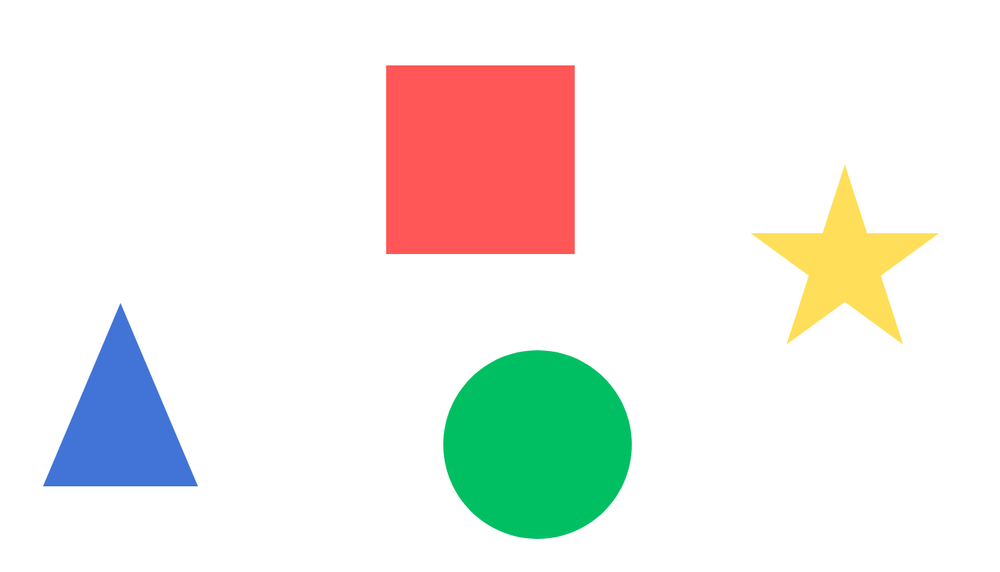
#> input picture images/shapes.png, 1000 x 572 px, shrunk from 1331 x 761 before the run
$ python CV-home5.py
#> lines starting #> are read from the running program, lines starting #| are printed output that depends on the picture; after the words box and inside, x2 and y2 are one past the last pixel; in counts of white or black regions, pixels touching at a corner belong together
import cv2
import numpy as np

img = cv2.imread("images/shapes.png")
#> img is the input picture: shape (572, 1000, 3); mean B, G, R 232.7, 237.3, 237.8
img_copy = img.copy()

blur = cv2.GaussianBlur(img, (5, 5), 2)
hsv = cv2.cvtColor(blur, cv2.COLOR_BGR2HSV)
#> hsv: shape (572, 1000, 3); mean H, S, V 7.6, 30.5, 250.9

lower = np.array([0, 50, 50])
upper = np.array([179, 255, 255])
mask = cv2.inRange(hsv, lower, upper)
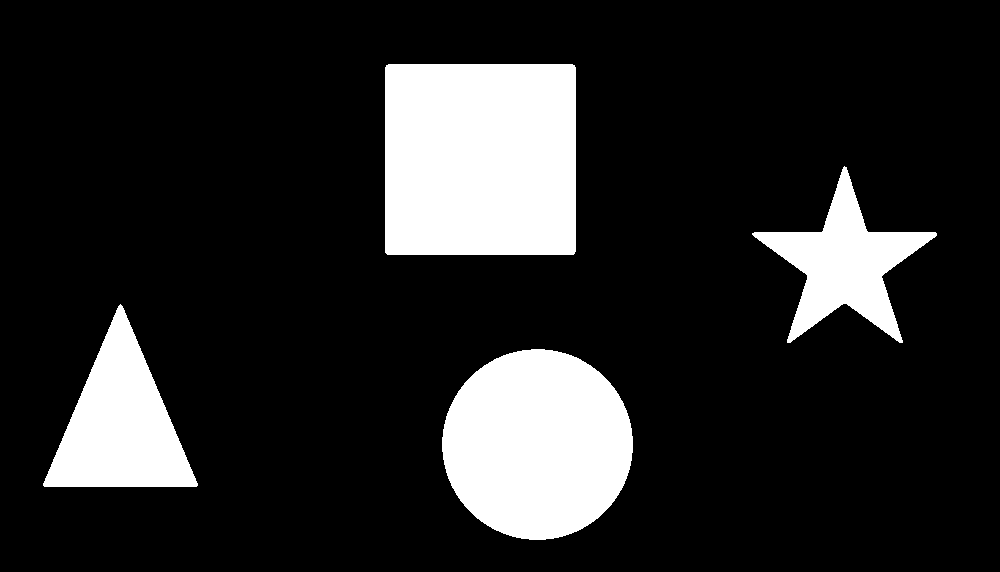
#> mask: shape (572, 1000); 16% white; 4 white regions

res = cv2.bitwise_and(img, img, mask=mask)
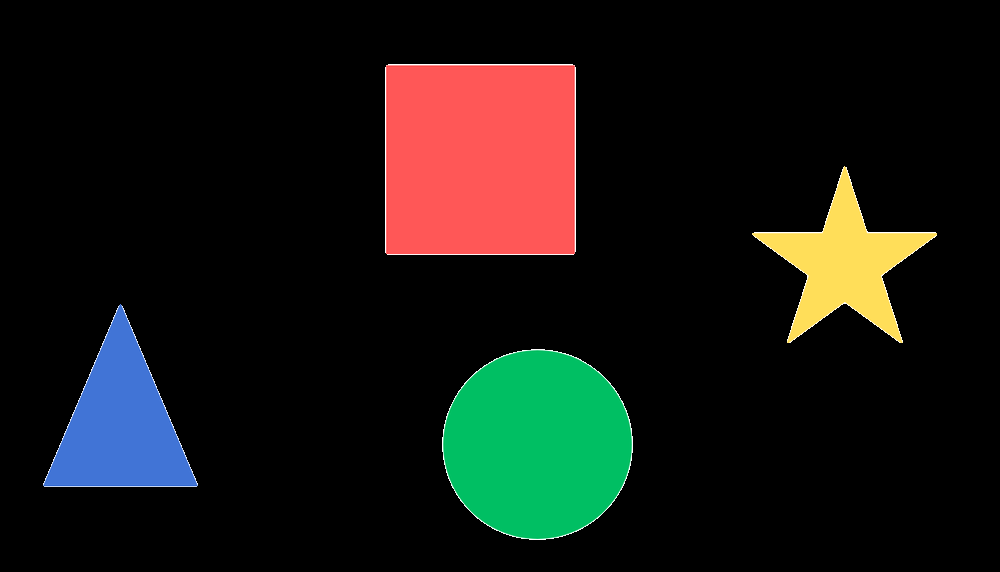
#> res: shape (572, 1000, 3); mean B, G, R 18.4, 23, 23.5

contours, _ = cv2.findContours(mask, cv2.RETR_EXTERNAL, cv2.CHAIN_APPROX_SIMPLE)
#> contours = 4 contours; box (x1, y1, x2, y2) and area: (385, 64, 576, 255) 36087, (442, 349, 633, 540) 28275, (43, 304, 198, 487) 14360, (752, 166, 937, 343) 11366

for cnt in contours:
    area = cv2.contourArea(cnt)
    if area > 200:
        x, y, w, h = cv2.boundingRect(cnt)
        perimeter = cv2.arcLength(cnt, True)
        M = cv2.moments(cnt)

        if M['m00'] != 0:
            cx = int(M['m10'] / M['m00'])
            cy = int(M['m01'] / M['m00'])
            aspect_ratio = round(w / h, 2)
            compactness = round(4 * np.pi * area / (perimeter ** 2), 2)

            # визначення форми
            approx = cv2.approxPolyDP(cnt, 0.02 * perimeter, True)
            sides = len(approx)

            if sides == 3:
                shape = "triangle"
            elif sides == 4:
                shape = "quadro"
            elif sides > 8:
                shape = "oval"
            else:
                shape = "star/other"

            cv2.drawContours(img_copy, [cnt], -1, (0, 255, 0), 2)
            cv2.circle(img_copy, (cx, cy), 5, (255, 0, 0), -1)
            cv2.putText(img_copy, f"S:{int(area)} P:{int(perimeter)}",
                        (x, y - 10), cv2.FONT_HERSHEY_SIMPLEX, 0.5, (0, 0, 255), 1)
            cv2.putText(img_copy, f"AR:{aspect_ratio} C:{compactness}",
                        (x, y - 25), cv2.FONT_HERSHEY_SIMPLEX, 0.5, (0, 0, 255), 1)
            cv2.putText(img_copy, f"Shape:{shape}",
                        (x, y - 40), cv2.FONT_HERSHEY_SIMPLEX, 0.6, (0, 0, 255), 1)
#> this loop made 4 passes
#> (area, x, y, w, h, perimeter, cx, cy) on passes 2, 4: (14360, 43, 304, 155, 183, 580.6, 119, 424), (36087, 385, 64, 191, 191, 755.3, 479, 159)
#> (area, x, y, w, h, perimeter, cx, cy) on passes 1, 3: (28275, 442, 349, 191, 191, 628.8, 537, 444), (11365.5, 752, 166, 185, 177, 734.1, 844, 263)
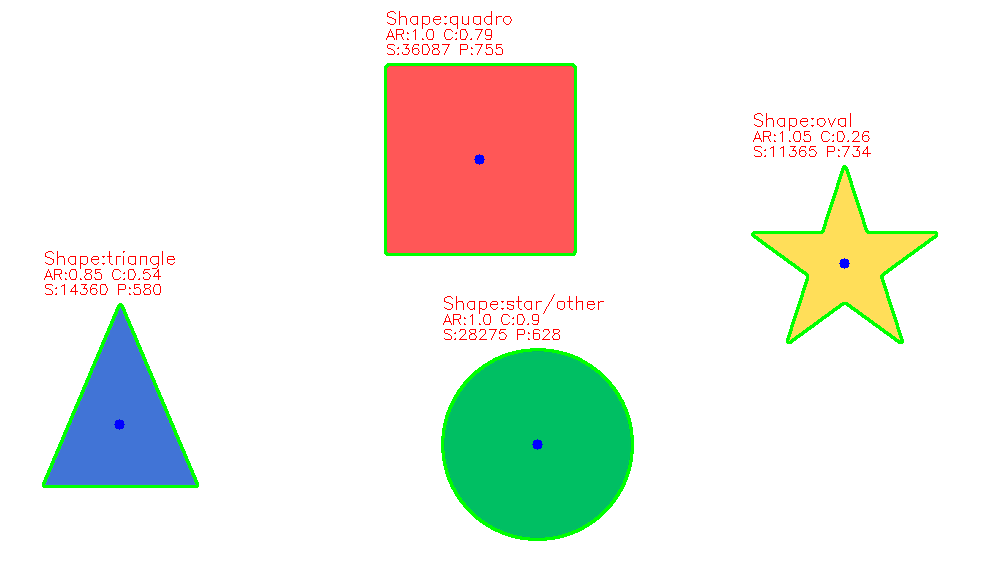
#> img_copy: shape (572, 1000, 3); 2.12% of pixels changed, all inside (x1, y1, x2, y2) = (42, 11, 938, 541)

cv2.imshow("Mask", mask)
cv2.imshow("Result", img_copy)
cv2.imwrite("result.jpg", img_copy)

cv2.waitKey(0)
cv2.destroyAllWindows()

$ run again, with images/coolguys.png copied over images/shapes.png
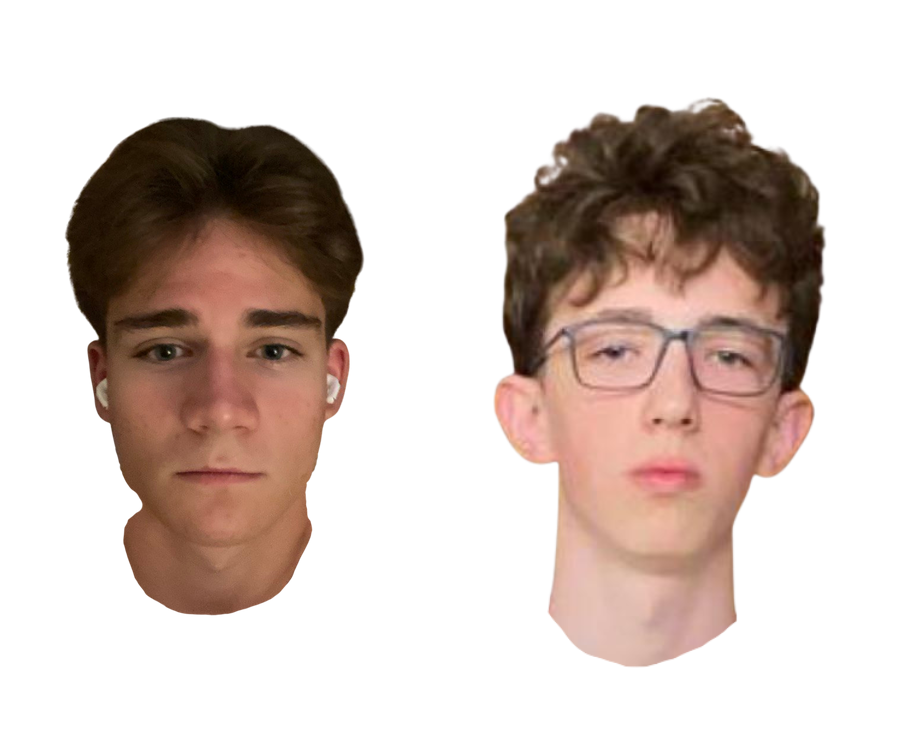
#> input picture images/coolguys.png, 897 x 729 px
#> img is the input picture: shape (729, 897, 3); mean B, G, R 190.3, 196.9, 211.7
#> hsv: shape (729, 897, 3); mean H, S, V 4.4, 45.9, 211.7
#> `mask = cv2.inRange(hsv, lower, upper)`:
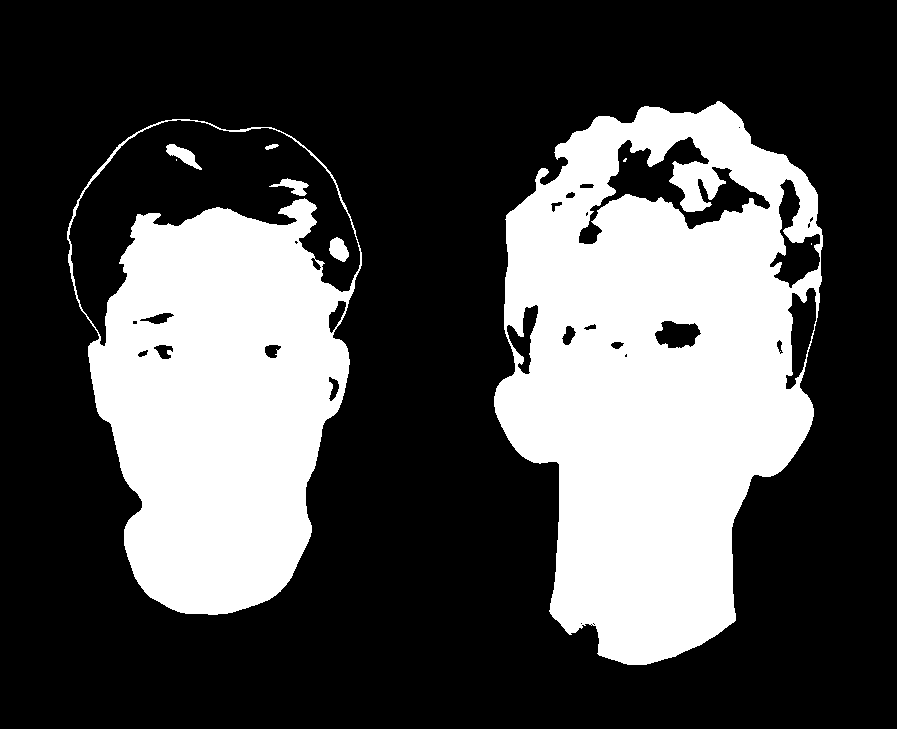
#> mask: shape (729, 897); 30.9% white; 9 white regions (3 under 20 px)
#> contours = 2 contours; box (x1, y1, x2, y2) and area: (494, 101, 823, 665) 132525, (67, 119, 362, 615) 107344
#> the loop `for cnt in contours:` made 2 passes
#> (area, x, y, w, h, perimeter, cx, cy) on passes 1 to 2: (107344, 67, 119, 295, 496, 1423.7, 214, 347), (132525, 494, 101, 329, 564, 1748.3, 658, 361)
#> after the loop `for cnt in contours:`:
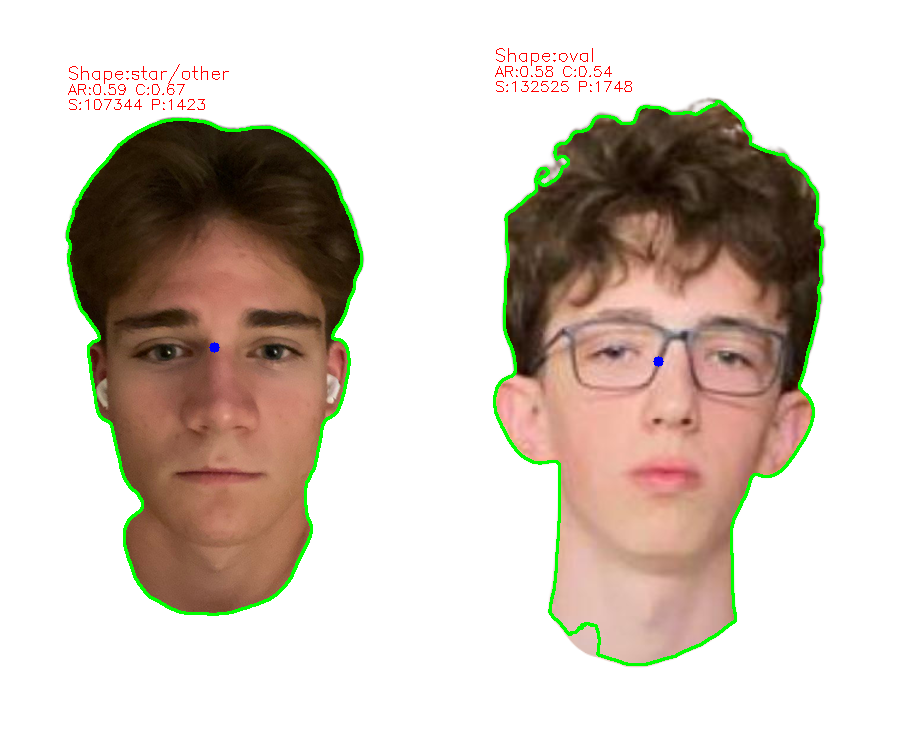
#> img_copy: shape (729, 897, 3); 1.85% of pixels changed, all inside (x1, y1, x2, y2) = (66, 48, 824, 666)

$ run again, with images/image(1).png copied over images/shapes.png
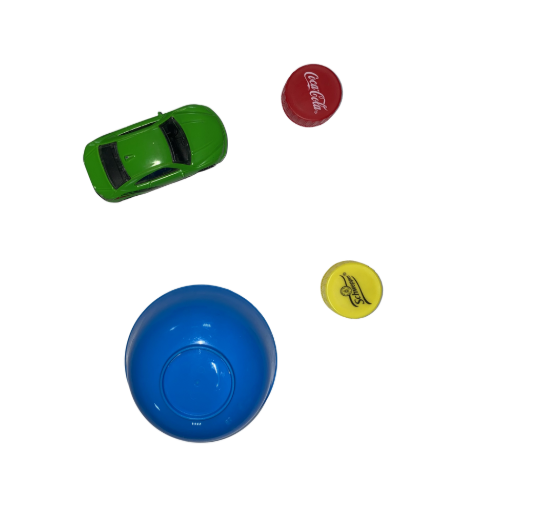
#> input picture images/image(1).png, 536 x 507 px
#> img is the input picture: shape (507, 536, 3); mean B, G, R 236, 234.3, 228.6
#> hsv: shape (507, 536, 3); mean H, S, V 12.7, 25.8, 240.7
#> `mask = cv2.inRange(hsv, lower, upper)`:
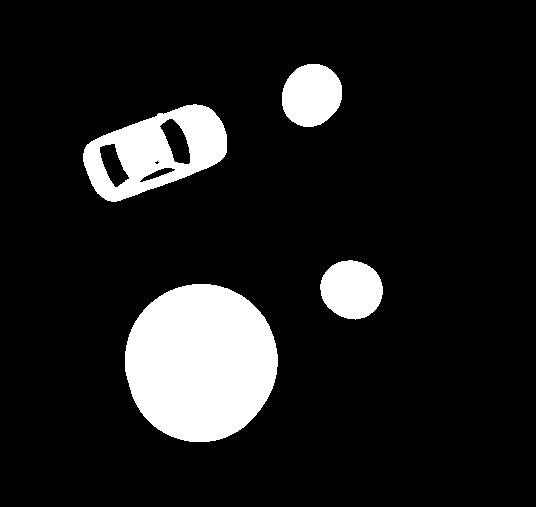
#> mask: shape (507, 536); 11.9% white; 4 white regions
#> contours = 4 contours; box (x1, y1, x2, y2) and area: (125, 284, 278, 442) 18748, (83, 104, 227, 202) 8917, (282, 64, 342, 127) 2892, (320, 260, 383, 320) 2804
#> the loop `for cnt in contours:` made 4 passes
#> (area, x, y, w, h, perimeter, cx, cy) on passes 1 to 4: (18747.5, 125, 284, 153, 158, 512, 200, 362), (2804, 320, 260, 63, 60, 199.8, 351, 289), (8917, 83, 104, 144, 98, 403.5, 154, 151), (2892.5, 282, 64, 60, 63, 200.4, 311, 94)
#> after the loop `for cnt in contours:`:
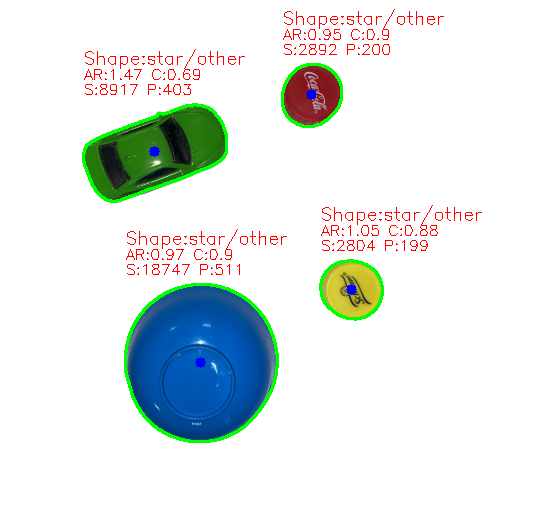
#> img_copy: shape (507, 536, 3); 2.96% of pixels changed, all inside (x1, y1, x2, y2) = (82, 9, 482, 443)
